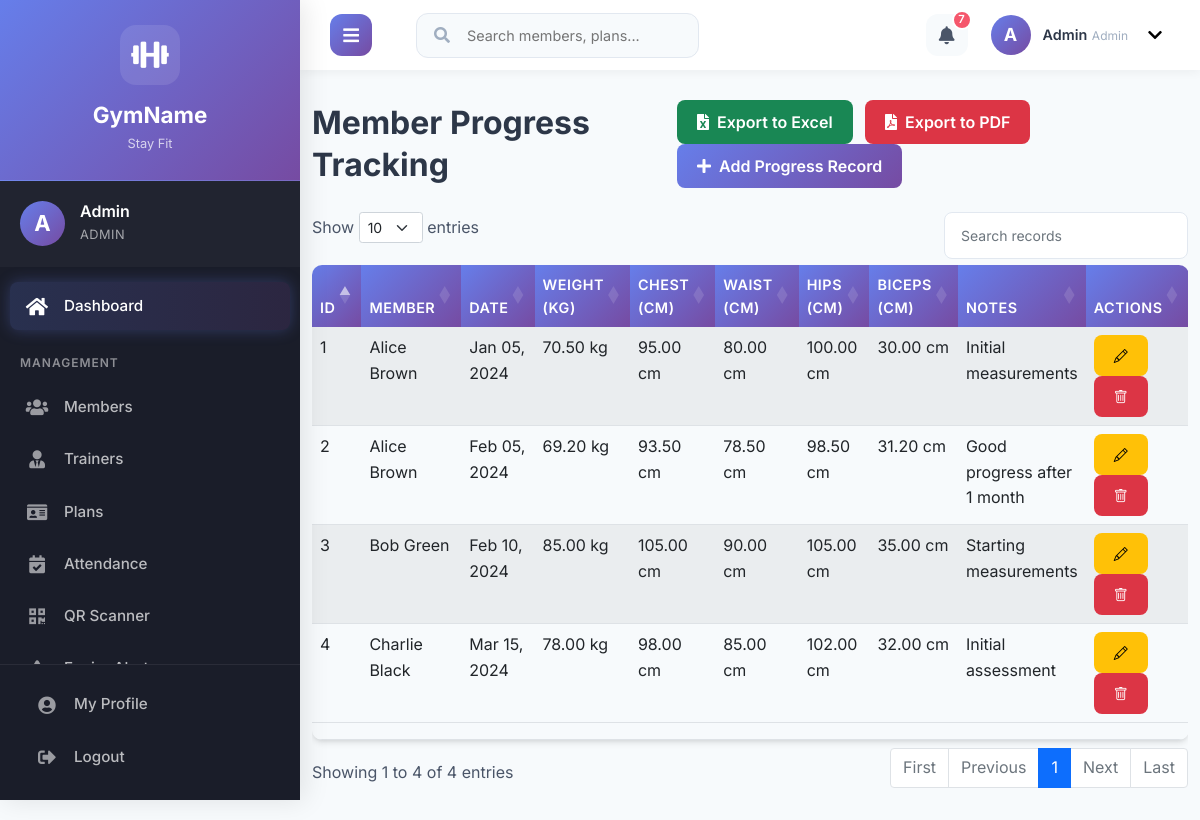
The app's page /admin/member_progress.php (signed in) with its own data.
### tables this page shows
CREATE TABLE member_progress (
    id INT AUTO_INCREMENT PRIMARY KEY,
    member_id INT NOT NULL,
    measurement_date DATE NOT NULL,
    weight DECIMAL(5,2),
    height DECIMAL(5,2),
    chest DECIMAL(5,2),
    waist DECIMAL(5,2),
    hips DECIMAL(5,2),
    biceps DECIMAL(5,2),
    thighs DECIMAL(5,2),
    notes TEXT,
    FOREIGN KEY (member_id) REFERENCES members(id) ON DELETE CASCADE
);

CREATE TABLE members (
    id INT AUTO_INCREMENT PRIMARY KEY,
    name VARCHAR(100) NOT NULL,
    gender ENUM('male', 'female', 'other'),
    dob DATE,
    contact VARCHAR(20),
    email VARCHAR(100) UNIQUE,
    address TEXT,
    join_date DATE,
    expiry_date DATE,
    plan_id INT,
    trainer_id INT,
    status ENUM('active', 'expired', 'inactive') DEFAULT 'active',
    photo VARCHAR(255),
    FOREIGN KEY (plan_id) REFERENCES plans(id),
    FOREIGN KEY (trainer_id) REFERENCES trainers(id)
);

### admin/member_progress.php (the view, shortened to what this page needs)
<?php
require_once '../includes/config.php';
$progress_list = $conn->query("SELECT mp.*, m.name as member_name FROM member_progress mp JOIN members m ON mp.member_id = m.id ORDER BY mp.measurement_date DESC");
?>
<!DOCTYPE html>
<html lang="en">
<head>
    <link href="https://cdn.jsdelivr.net/npm/bootstrap@5.1.3/dist/css/bootstrap.min.css" rel="stylesheet">
    <link rel="stylesheet" href="https://cdnjs.cloudflare.com/ajax/libs/font-awesome/5.15.4/css/all.min.css">
    <link href="../assets/css/style.css" rel="stylesheet">
    <link rel="stylesheet" href="https://cdn.datatables.net/1.11.5/css/dataTables.bootstrap5.min.css">
    <link rel="stylesheet" href="https://cdn.jsdelivr.net/npm/bootstrap-icons@1.10.0/font/bootstrap-icons.css">
</head>
<body>
    <div class="main-wrapper">
    <?php include '../includes/header.php'; ?>
    <div class="page-content">
        <div class="container-fluid">
        <div class="d-flex justify-content-between align-items-center mb-4">
            <h2 class="mb-0">Member Progress Tracking</h2>
            <div>
                <button class="btn btn-success me-2" onclick="exportToExcel()">
                    <i class="fas fa-file-excel me-2"></i>Export to Excel
                </button>
                <button class="btn btn-danger me-2" onclick="exportToPDF()">
                    <i class="fas fa-file-pdf me-2"></i>Export to PDF
                </button>
                <button class="btn btn-primary" data-bs-toggle="modal" data-bs-target="#progressModal">
                    <i class="fas fa-plus me-2"></i>Add Progress Record
                </button>
            </div>
        </div>
        <div class="table-responsive">
            <table id="datatables" class="table table-striped table-no-bordered table-hover" cellspacing="0" width="100%" style="width:100%">
                <thead>
                    <tr>
                        <th>ID</th>
                        <th>Member</th>
                        <th>Date</th>
                        <th>Weight (kg)</th>
                        <th>Chest (cm)</th>
                        <th>Waist (cm)</th>
                        <th>Hips (cm)</th>
                        <th>Biceps (cm)</th>
                        <th>Notes</th>
                        <th>Actions</th>
                    </tr>
                </thead>
                <tbody>
                    <?php while ($row = $progress_list->fetch_assoc()): ?>
                        <tr>
                            <td><?php echo $row['id']; ?></td>
                            <td><?php echo $row['member_name']; ?></td>
                            <td><?php echo date('M d, Y', strtotime($row['measurement_date'])); ?></td>
                            <td><?php echo $row['weight'] ? $row['weight'] . ' kg' : '-'; ?></td>
                            <td><?php echo $row['chest'] ? $row['chest'] . ' cm' : '-'; ?></td>
                            <td><?php echo $row['waist'] ? $row['waist'] . ' cm' : '-'; ?></td>
                            <td><?php echo $row['hips'] ? $row['hips'] . ' cm' : '-'; ?></td>
                            <td><?php echo $row['biceps'] ? $row['biceps'] . ' cm' : '-'; ?></td>
                            <td><?php echo $row['notes'] ? substr($row['notes'], 0, 50) . (strlen($row['notes']) > 50 ? '...' : '') : '-'; ?></td>
                            <td>
                                <a href="?edit=<?php echo $row['id']; ?>" class="btn btn-sm btn-warning" title="Edit"><i class="bi bi-pencil"></i></a>
                                <a href="?delete=<?php echo $row['id']; ?>" class="btn btn-sm btn-danger" title="Delete" onclick="return confirm('Are you sure?')"><i class="bi bi-trash"></i></a>
                            </td>
                        </tr>
                    <?php endwhile; ?>
                </tbody>
                <tfoot>
                    <tr>
                        <th></th>
                        <th></th>
                        <th></th>
                        <th></th>
                        <th></th>
                        <th></th>
                        <th></th>
                        <th></th>
                        <th></th>
                        <th></th>
                    </tr>
                </tfoot>
            </table>
        </div>
    </div>
    </div>
    </div>
</body>
</html>

### assets/css/style.css (style rules this page uses)
:root { --primary-color: #667eea; --secondary-color: #764ba2; --accent-color: #4facfe; --success-color: #43e97b; --warning-color: #fa709a; --danger-color: #f5576c; --text-color: #4a5568; --text-color-light: #a0aec0; --heading-color: #2d3748; --bg-color: #f7fafc; --bg-light: #ffffff; --border-color: #e2e8f0; --font-family-sans-serif: 'Inter', -apple-system, BlinkMacSystemFont, "Segoe UI", Roboto, "Helvetica Neue", Arial, "Noto Sans", sans-serif, "Apple Color Emoji", "Segoe UI Emoji", "Segoe UI Symbol", "Noto Color Emoji"; --box-shadow: 0 4px 6px -1px rgba(0, 0, 0, 0.1), 0 2px 4px -1px rgba(0, 0, 0, 0.06); --box-shadow-lg: 0 10px 15px -3px rgba(0, 0, 0, 0.1), 0 4px 6px -2px rgba(0, 0, 0, 0.05); }
* { box-sizing: border-box; }
html { overflow-x: hidden; }
body { font-family: var(--font-family-sans-serif); background-color: var(--bg-color); color: var(--text-color); font-size: 16px; line-height: 1.6; margin: 0; padding: 0; overflow-x: hidden; width: 100%; }
h1, h2, h3, h4, h5, h6 { font-family: var(--font-family-sans-serif); color: var(--heading-color); font-weight: 700; line-height: 1.3; }
.table { border-radius: 10px; overflow: hidden; box-shadow: var(--box-shadow); }
.table thead th { background: linear-gradient(135deg, var(--primary-color) 0%, var(--secondary-color) 100%); color: white; border: none; font-weight: 600; font-size: 0.9rem; text-transform: uppercase; letter-spacing: 0.5px; }
.btn { border-radius: 8px; transition: all 0.3s ease; font-weight: 600; padding: 10px 20px; border: none; }
.btn-primary { background: linear-gradient(135deg, var(--primary-color) 0%, var(--secondary-color) 100%); color: white; }
.main-wrapper { width: 100%; overflow-x: hidden; }
.page-content { transition: margin-left 0.4s cubic-bezier(0.25, 0.8, 0.25, 1); padding-top: 70px; min-height: 100vh; }
.container, .container-fluid { padding-top: 30px; padding-bottom: 30px; max-width: 100%; }
@media (min-width: 1200px) { body.sidebar-open .page-content { margin-left: 300px; } }

### records on screen
member_progress: id "4", member.name "Charlie Black", measurement_date "Mar 15, 2024", weight "78.00", chest "98.00", waist "85.00", hips "102.00", biceps "32.00", notes "Initial assessment"
member_progress: id "3", member.name "Bob Green", measurement_date "Feb 10, 2024", weight "85.00", chest "105.00", waist "90.00", hips "105.00", biceps "35.00", notes "Starting measurements"
member_progress: id "2", member.name "Alice Brown", measurement_date "Feb 05, 2024", weight "69.20", chest "93.50", waist "78.50", hips "98.50", biceps "31.20", notes "Good progress after 1 month"
member_progress: id "1", member.name "Alice Brown", measurement_date "Jan 05, 2024", weight "70.50", chest "95.00", waist "80.00", hips "100.00", biceps "30.00", notes "Initial measurements"

### other values on screen
substr($_SESSION['user_name'], 0, 1) "A"
$_SESSION['user_name'] "Admin"
$_SESSION['user_role'] "ADMIN"
$notification_count "7"
$_SESSION['user_role'] "Admin"
